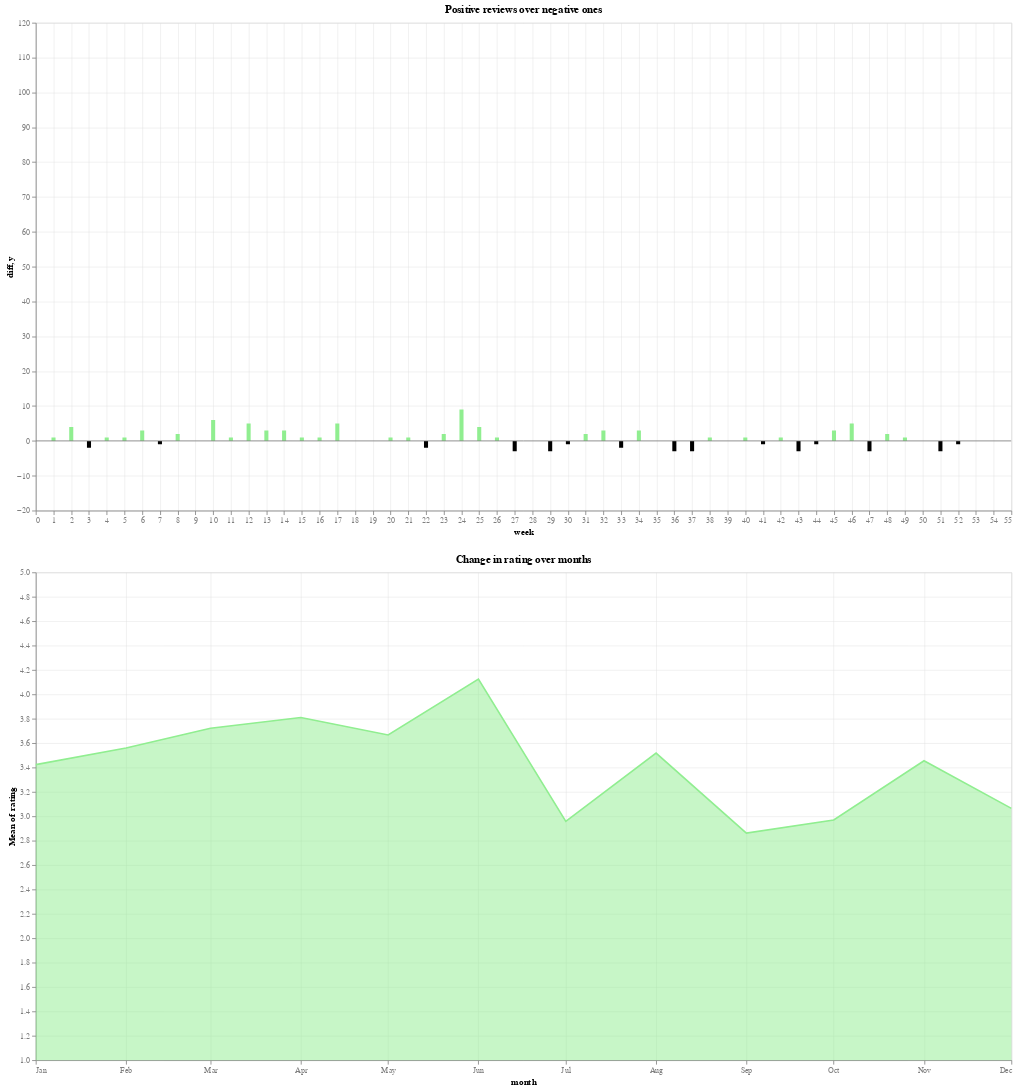

Notebook cell for this chart:
### Code cell
alt.vconcat(bar_diff, rating)

### Figure 1 — Vega-Lite specification as saved in the notebook (floating-point values rounded to 4 significant figures; data arrays with more than 128 entries replaced by an {"elided": "..."} marker saying what was removed)
{"config": {"view": {"continuousWidth": 400, "continuousHeight": 300}}, "vconcat": [{"layer": [{"data": {"name": "data-7cfa4b17132149e6536d5c5e4ec6c445"}, "mark": "bar", "encoding": {"color": {"condition": {"value": "lightgreen", "test": "(datum.diff > 0)"}, "value": "black"}, "tooltip": {"type": "temporal", "field": "date"}, "x": {"type": "quantitative", "axis": {"gridOpacity": 0.5, "labelOpacity": 0.5, "tickColor": "grey", "tickCount": 54}, "field": "week"}, "y": {"type": "quantitative", "axis": {"gridOpacity": 0.5, "labelOpacity": 0.5, "tickColor": "grey"}, "field": "diff", "scale": {"domain": [-15, 114]}}}, "selection": {"year": {"type": "single", "fields": ["year"], "bind": {"input": "range", "max": 2021, "min": 2010, "name": "select year:", "step": 1}, "init": {"year": 2017}}, "selector010": {"type": "interval", "bind": "scales", "encodings": ["y"]}}, "transform": [{"filter": "year(datum.date) == year.year"}]}, {"data": {"name": "data-06fd9f850666401b4599de5588b60692"}, "mark": {"type": "rule", "color": "grey"}, "encoding": {"y": {"type": "quantitative", "field": "y"}}}], "height": 600, "title": "Positive reviews over negative ones", "width": 1200}, {"data": {"name": "data-9807058ef99c1653735d4203e2ebf5ed"}, "mark": {"type": "area", "color": "lightgreen", "line": {"color": "black"}, "opacity": 0.5}, "encoding": {"color": {"value": "lightgreen"}, "tooltip": {"type": "quantitative", "aggregate": "count"}, "x": {"type": "temporal", "axis": {"gridOpacity": 0.5, "labelOpacity": 0.5, "tickColor": "grey", "title": "month"}, "field": "date", "timeUnit": "month"}, "y": {"type": "quantitative", "aggregate": "mean", "axis": {"gridOpacity": 0.5, "labelOpacity": 0.5, "tickColor": "grey"}, "field": "rating", "scale": {"domain": [1, 5.0]}}}, "height": 600, "selection": {"year": {"type": "single", "fields": ["year"], "bind": {"input": "range", "max": 2021, "min": 2010, "name": "select year:", "step": 1}, "init": {"year": 2017}}}, "title": "Change in rating over months", "transform": [{"filter": "year(datum.date) == year.year"}], "width": 1200}], "$schema": "https://vega.github.io/schema/vega-lite/v4.8.1.json", "datasets": {"data-7cfa4b17132149e6536d5c5e4ec6c445": {"elided": "554 records"}, "data-06fd9f850666401b4599de5588b60692": [{"y": 0}], "data-9807058ef99c1653735d4203e2ebf5ed": {"elided": "4875 records"}}}
